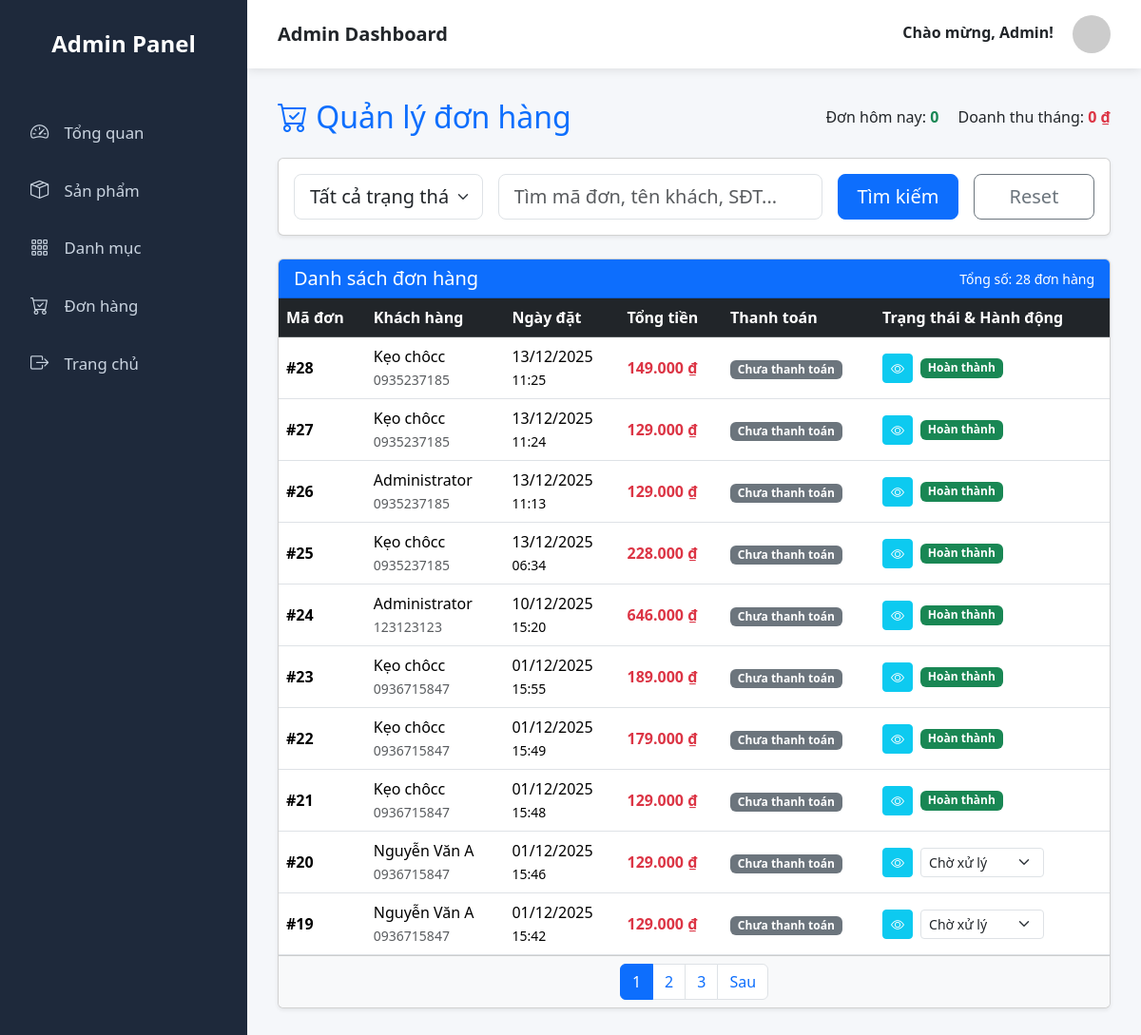
The page /admin.php?ctrl=admin&act=order (signed in) on the database its author committed.
### tables this page shows
CREATE TABLE `orders` (
  `id` int NOT NULL,
  `user_id` int NOT NULL,
  `name` varchar(100) NOT NULL,
  `email` varchar(100) DEFAULT NULL,
  `phone` varchar(20) NOT NULL,
  `address` text NOT NULL,
  `note` text,
  `total_amount` decimal(15,2) NOT NULL,
  `Shipping_fee` decimal(10,2) DEFAULT '0.00',
  `pay_method_id` int DEFAULT '1',
  `payment_status` enum('unpaid','paid','refunded') DEFAULT 'unpaid',
  `status` enum('pending','confirmed','shipping','completed','cancelled') DEFAULT 'pending',
  `created_at` datetime DEFAULT CURRENT_TIMESTAMP,
  `updated_at` datetime DEFAULT CURRENT_TIMESTAMP ON UPDATE CURRENT_TIMESTAMP
);

### Controllers/AdminController.php (called while the page is built, shortened)
<?php
include_once 'admin.php';
include_once './Models/Database.php';
include_once "./Models/Order.php";
class AdminController {
    function order() {
        $orderModel = new Order();
        $keyword = trim($_GET['keyword'] ?? ''); $status = $_GET['status'] ?? '';
        $page = max(1, (int)($_GET['page'] ?? 1)); $perPage = 10;
        $orders = $orderModel->getAllOrders($keyword, $status, $perPage, ($page - 1) * $perPage);
        $totalOrders = $orderModel->countOrders($keyword, $status);
        $totalPages = max(1, ceil($totalOrders / $perPage));
        $ordersToday = $orderModel->getOrdersToday();
        $revenueMonth = $orderModel->getMonthlyRevenue();
        include_once "./Views/admin/page_order.php";
    }
}
?>

### Models/Database.php (called while the page is built, shortened)
<?php
class Database
{
  private $servername = "localhost";
  private $username = "root";
  private $password = "";
  private $dbname = "duan1";
  private $conn;
  function __construct()
  {
    try {
      $this->conn = new PDO("mysql:host=$this->servername;dbname=$this->dbname", $this->username, $this->password);
      $this->conn->setAttribute(PDO::ATTR_ERRMODE, PDO::ERRMODE_EXCEPTION);
    } catch (PDOException $e) {
      echo "Connection failed: " . $e->getMessage();
    }
  }
  private function normalizeParams($args) {
      if (count($args) === 1 && is_array($args[0])) {
          return $args[0];
      }
      return $args;
  }
  function query($sql, ...$args)
  {
    try {
      $stmt = $this->conn->prepare($sql);
      $params = $this->normalizeParams($args);
      $stmt->execute($params);
      $stmt->setFetchMode(PDO::FETCH_ASSOC);
      return $stmt->fetchAll();
    } catch (PDOException $e) {
      echo "Error SQL: " . $e->getMessage();
      return [];
    }
  }
}

### Models/Order.php (called while the page is built, shortened)
<?php
include_once "./Models/Database.php";
class Order
{
    private $db;
    function __construct() {
        $this->db = new Database();
    }
    function getOrdersToday(){
        $sql = "SELECT COUNT(*) AS total FROM orders WHERE DATE(created_at) = CURDATE()";
        $row = $this->db->query($sql);
        return $row[0]['total'] ?? 0;
    }
   function getMonthlyRevenue(){
    $sql = "SELECT COALESCE(SUM(total_amount), 0) AS revenue
            FROM orders
            WHERE MONTH(created_at) = MONTH(NOW())
              AND YEAR(created_at) = YEAR(NOW())
              AND status = 'completed'";
    $row = $this->db->query($sql);
    return $row[0]['revenue'] ?? 0;
}
    function getAllOrders($keyword = '', $status = '', $limit = 10, $offset = 0)
    {
        $sql = "SELECT * FROM orders WHERE 1=1";
        $params = [];
        $sql .= " ORDER BY created_at DESC LIMIT $limit OFFSET $offset";
        return $this->db->query($sql, $params);
    }
    function countOrders($keyword = '', $status = '')
    {
        $sql = "SELECT COUNT(*) as total FROM orders WHERE 1=1";
        $params = [];
        $row = $this->db->query($sql, $params);
        return isset($row[0]['total']) ? $row[0]['total'] : 0;
    }
}
?>

### Views/admin/page_order.php (the view, shortened to what this page needs)
<?php include_once "./Views/admin/layout_sidebar_admin.php"?>
<div class="page-body">
    <div class="d-flex justify-content-between align-items-center mb-4">
        <h2 class="mb-0 text-primary"><i class="bi bi-cart-check"></i> Quản lý đơn hàng</h2>
        <div>
            <span class="me-3">Đơn hôm nay: <strong class="text-success"><?= $ordersToday ?? 0 ?></strong></span>
            <span>Doanh thu tháng: <strong class="text-danger"><?= number_format($revenueMonth ?? 0) ?> ₫</strong></span>
        </div>
    </div>
    <div class="card shadow-sm mb-4">
        <div class="card-body">
            <form action="" method="GET">
                <div class="row g-3 align-items-end">
                    <div class="col-lg-3">
                        <select name="status" class="form-select form-select-lg">
                            <option value="">Tất cả trạng thái</option>
                        </select>
                    </div>
                    <div class="col-lg-5">
                        <input type="text" name="keyword" value="<?= htmlspecialchars($keyword??'') ?>" class="form-control form-control-lg" placeholder="Tìm mã đơn, tên khách, SĐT...">
                    </div>
                    <div class="col-lg-2">
                        <button type="submit" class="btn btn-primary btn-lg w-100">Tìm kiếm</button>
                    </div>
                    <div class="col-lg-2">
                         <a href="admin.php?ctrl=admin&act=order" class="btn btn-outline-secondary btn-lg w-100">Reset</a>
                    </div>
                </div>
            </form>
        </div>
    </div>
    <div class="card shadow-sm">
        <div class="card-header bg-primary text-white d-flex justify-content-between align-items-center">
            <h5 class="mb-0">Danh sách đơn hàng</h5>
            <small>Tổng số: <?= $totalOrders ?? 0 ?> đơn hàng</small>
        </div>
        <div class="table-responsive">
            <table class="table table-hover align-middle mb-0">
                <thead class="table-dark">
                    <tr>
                        <th>Mã đơn</th>
                        <th>Khách hàng</th>
                        <th>Ngày đặt</th>
                        <th>Tổng tiền</th>
                        <th>Thanh toán</th>
                        <th>Trạng thái & Hành động</th>
                    </tr>
                </thead>
                <tbody>
                    <?php if (isset($orders) && count($orders) > 0): ?>
                        <?php
                        $statusOrder = ['pending', 'confirmed', 'shipping', 'completed'];
                        $statusLabels = [
                            'pending' => 'Chờ xử lý',
                            'confirmed' => 'Đã xác nhận',
                            'shipping' => 'Đang giao',
                            'completed' => 'Hoàn thành',
                            'cancelled' => 'Hủy đơn'
                        ];
                        ?>
                        <?php foreach ($orders as $order): ?>
                            <tr>
                                <td><strong>#<?= $order['id'] ?></strong></td>
                                <td>
                                    <?= htmlspecialchars($order['name']) ?><br>
                                    <small class="text-muted"><?= htmlspecialchars($order['phone']) ?></small>
                                </td>
                                <td>
                                    <?= date('d/m/Y', strtotime($order['created_at'])) ?><br>
                                    <small><?= date('H:i', strtotime($order['created_at'])) ?></small>
                                </td>
                                <td class="text-danger fw-bold">
                                    <?= number_format($order['total_amount'], 0, ',', '.') ?> ₫
                                </td>
                                <td>
                                    <?php if ($order['payment_status'] == 'paid'): ?>
                                        <span class="badge bg-success">Đã thanh toán</span>
                                    <?php else: ?>
                                        <span class="badge bg-secondary">Chưa thanh toán</span>
                                    <?php endif; ?>
                                </td>
                                <td>
                                    <div class="d-flex align-items-center gap-2">
                                        <a href="admin.php?ctrl=admin&act=order_detail&order_id=<?= $order['id'] ?>" class="btn btn-info btn-sm text-white" title="Xem chi tiết">
                                            <i class="bi bi-eye"></i>
                                        </a>
                                        <?php
                                        $currentStatus = $order['status'];
                                        if ($currentStatus === 'completed' || $currentStatus === 'cancelled') {
                                            $badgeClass = ($currentStatus === 'completed') ? 'bg-success' : 'bg-danger';
                                            echo '<span class="badge ' . $badgeClass . '">' . $statusLabels[$currentStatus] . '</span>';
                                        } else {
                                            $currentIndex = array_search($currentStatus, $statusOrder);
                                            $availableStatuses = array_slice($statusOrder, $currentIndex);
                                            if ($currentStatus !== 'cancelled') {
                                                $availableStatuses[] = 'cancelled';
                                            }
                                        ?>
                                            <form action="admin.php?ctrl=admin&act=update_order_status" method="POST" class="d-flex mb-0">
                                                <select name="status" class="form-select form-select-sm" onchange="this.form.submit()" style="width: 130px;">
                                                    <?php foreach ($availableStatuses as $stat): ?>
                                                        <option value="<?= $stat ?>" <?= $currentStatus == $stat ? 'selected' : '' ?>><?= $statusLabels[$stat] ?></option>
                                                    <?php endforeach; ?>
                                                </select>
                                            </form>
                                        <?php } ?>
                                    </div>
                                </td>
                            </tr>
                        <?php endforeach; ?>
                    <?php else: ?>
                        <tr>
                            <td colspan="7" class="text-center py-4">Không tìm thấy đơn hàng nào.</td>
                        </tr>
                    <?php endif; ?>
                </tbody>
            </table>
        </div>
        <div class="card-footer bg-light d-flex justify-content-center">
            <nav aria-label="Page navigation">
                <ul class="pagination mb-0">
                    <?php for ($i = 1; $i <= ($totalPages ?? 1); $i++): ?>
                        <li class="page-item <?= $i == $page ? 'active' : '' ?>">
                            <a class="page-link" href="admin.php?ctrl=admin&act=order&page=<?= $i ?>&keyword=<?= $keyword ?>&status=<?= $status ?>"><?= $i ?></a>
                        </li>
                    <?php endfor; ?>
                    <?php if ($page < ($totalPages ?? 1)): ?>
                        <li class="page-item">
                            <a class="page-link" href="admin.php?ctrl=admin&act=order&page=<?= $page + 1 ?>&keyword=<?= $keyword ?>&status=<?= $status ?>">Sau</a>
                        </li>
                    <?php endif; ?>
                </ul>
            </nav>
        </div>
    </div>
</div>

### Views/admin/layout_sidebar_admin.php (style rules this page uses)
:root { --sidebar-w: 260px; }
* { box-sizing: border-box; margin:0; padding:0; }
body { font-family: 'Segoe UI', Tahoma, Geneva, Verdana, sans-serif; background: #f5f7fa; min-height: 100vh; display: flex; }
.page-body { padding: 2rem; flex: 1; }

### rows shown on the page
orders: id "28", name "Kẹo chôcc", phone "0935237185", created_at "13/12/2025", created_at "11:25", total_amount "149.000", payment_status "Chưa thanh toán", status "Hoàn thành"
orders: id "27", name "Kẹo chôcc", phone "0935237185", created_at "13/12/2025", created_at "11:24", total_amount "129.000", payment_status "Chưa thanh toán", status "Hoàn thành"
orders: id "26", name "Administrator", phone "0935237185", created_at "13/12/2025", created_at "11:13", total_amount "129.000", payment_status "Chưa thanh toán", status "Hoàn thành"
orders: id "25", name "Kẹo chôcc", phone "0935237185", created_at "13/12/2025", created_at "06:34", total_amount "228.000", payment_status "Chưa thanh toán", status "Hoàn thành"
orders: id "24", name "Administrator", phone "123123123", created_at "10/12/2025", created_at "15:20", total_amount "646.000", payment_status "Chưa thanh toán", status "Hoàn thành"
orders: id "23", name "Kẹo chôcc", phone "0936715847", created_at "01/12/2025", created_at "15:55", total_amount "189.000", payment_status "Chưa thanh toán", status "Hoàn thành"
orders: id "22", name "Kẹo chôcc", phone "0936715847", created_at "01/12/2025", created_at "15:49", total_amount "179.000", payment_status "Chưa thanh toán", status "Hoàn thành"
orders: id "21", name "Kẹo chôcc", phone "0936715847", created_at "01/12/2025", created_at "15:48", total_amount "129.000", payment_status "Chưa thanh toán", status "Hoàn thành"
orders: id "20", name "Nguyễn Văn A", phone "0936715847", created_at "01/12/2025", created_at "15:46", total_amount "129.000", payment_status "Chưa thanh toán", status "Chờ xử lý"
orders: id "19", name "Nguyễn Văn A", phone "0936715847", created_at "01/12/2025", created_at "15:42", total_amount "129.000", payment_status "Chưa thanh toán", status "Chờ xử lý"

### other values the page prints
$ordersToday "0"
$revenueMonth "0"
$totalOrders "28"
